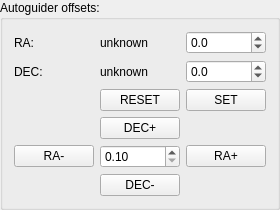
     <widget class="QGroupBox" name="groupBox_6">
      <property name="title">
       <string>Autoguider offsets:</string>
      </property>
      <layout class="QGridLayout" name="gridLayout_8">
       <item row="0" column="0">
        <widget class="QLabel" name="label_21">
         <property name="text">
          <string>RA:</string>
         </property>
        </widget>
       </item>
       <item row="5" column="1">
        <widget class="QPushButton" name="autoguider_dec_plus_BT">
         <property name="enabled">
          <bool>true</bool>
         </property>
         <property name="text">
          <string>DEC+</string>
         </property>
        </widget>
       </item>
       <item row="6" column="2">
        <widget class="QPushButton" name="autoguider_ra_plus_BT">
         <property name="enabled">
          <bool>true</bool>
         </property>
         <property name="text">
          <string>RA+</string>
         </property>
        </widget>
       </item>
       <item row="2" column="0">
        <widget class="QLabel" name="label_25">
         <property name="text">
          <string>DEC:</string>
         </property>
        </widget>
       </item>
       <item row="6" column="1">
        <widget class="QDoubleSpinBox" name="autoguider_offset_relative_DSB">
         <property name="minimum">
          <double>0.100000000000000</double>
         </property>
         <property name="maximum">
          <double>120.000000000000000</double>
         </property>
         <property name="singleStep">
          <double>0.100000000000000</double>
         </property>
        </widget>
       </item>
       <item row="2" column="1">
        <widget class="QLabel" name="autoguider_offsets_dec_LB">
         <property name="text">
          <string>unknown</string>
         </property>
        </widget>
       </item>
       <item row="7" column="1">
        <widget class="QPushButton" name="autoguider_dec_minus_BT">
         <property name="enabled">
          <bool>true</bool>
         </property>
         <property name="text">
          <string>DEC-</string>
         </property>
        </widget>
       </item>
       <item row="6" column="0">
        <widget class="QPushButton" name="autoguider_ra_minus_BT">
         <property name="enabled">
          <bool>true</bool>
         </property>
         <property name="text">
          <string>RA-</string>
         </property>
        </widget>
       </item>
       <item row="0" column="1">
        <widget class="QLabel" name="autoguider_offsets_ra_LB">
         <property name="text">
          <string>unknown</string>
         </property>
        </widget>
       </item>
       <item row="3" column="2">
        <widget class="QPushButton" name="autoguider_offsets_absolute_BT">
         <property name="enabled">
          <bool>true</bool>
         </property>
         <property name="text">
          <string>SET</string>
         </property>
        </widget>
       </item>
       <item row="0" column="2">
        <widget class="QDoubleSpinBox" name="autoguider_offsets_ra_DSB">
         <property name="decimals">
          <number>1</number>
         </property>
         <property name="minimum">
          <double>-120.000000000000000</double>
         </property>
         <property name="maximum">
          <double>120.000000000000000</double>
         </property>
         <property name="singleStep">
          <double>0.100000000000000</double>
         </property>
        </widget>
       </item>
       <item row="2" column="2">
        <widget class="QDoubleSpinBox" name="autoguider_offsets_dec_DSB">
         <property name="decimals">
          <number>1</number>
         </property>
         <property name="minimum">
          <double>-120.000000000000000</double>
         </property>
         <property name="maximum">
          <double>120.000000000000000</double>
         </property>
         <property name="singleStep">
          <double>0.100000000000000</double>
         </property>
        </widget>
       </item>
       <item row="3" column="1">
        <widget class="QPushButton" name="autoguider_offsets_reset_BT">
         <property name="text">
          <string>RESET</string>
         </property>
        </widget>
       </item>
      </layout>
     </widget>
